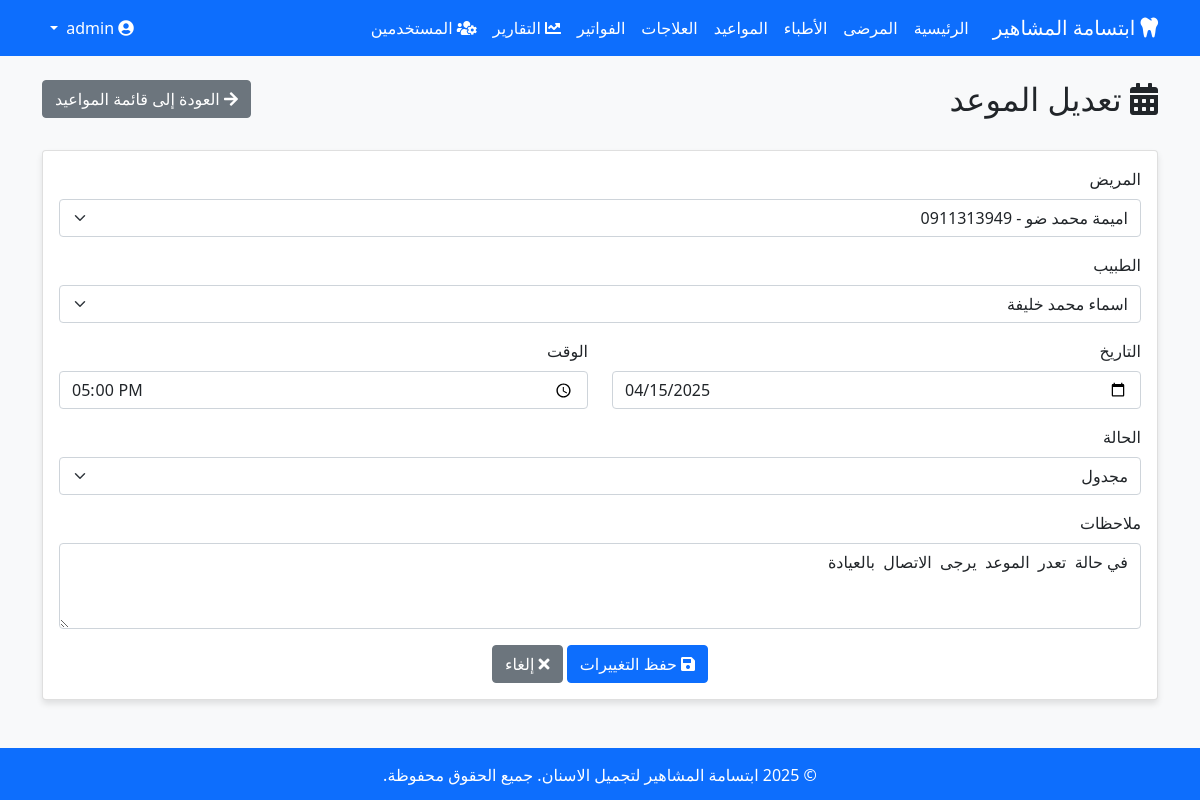
/appointments/edit/3 (signed in), run on the app's committed database.
### models.py (models this page shows)
class Appointment(db.Model):
    id = db.Column(db.Integer, primary_key=True)
    patient_id = db.Column(db.Integer, db.ForeignKey('patient.id'), nullable=False)
    doctor_id = db.Column(db.Integer, db.ForeignKey('doctor.id'), nullable=False)
    date = db.Column(db.Date, nullable=False)
    time = db.Column(db.Time, nullable=False)
    notes = db.Column(db.Text)
    status = db.Column(db.String(20), default='scheduled')  # scheduled, completed, cancelled
    created_at = db.Column(db.DateTime, default=datetime.utcnow)

class Patient(db.Model):
    id = db.Column(db.Integer, primary_key=True)
    name = db.Column(db.String(100), nullable=False)
    phone = db.Column(db.String(20), nullable=False)
    address = db.Column(db.String(200))
    created_at = db.Column(db.DateTime, default=datetime.utcnow)
    appointments = db.relationship('Appointment', backref='patient', lazy=True)
    invoices = db.relationship('Invoice', backref='patient', lazy=True)

class Doctor(db.Model):
    id = db.Column(db.Integer, primary_key=True)
    name = db.Column(db.String(100), nullable=False)
    phone = db.Column(db.String(20), nullable=False)
    address = db.Column(db.String(200))
    created_at = db.Column(db.DateTime, default=datetime.utcnow)
    appointments = db.relationship('Appointment', backref='doctor', lazy=True)

### app.py (the view, shortened to what this page needs)
@app.route('/appointments/edit/<int:id>', methods=['GET', 'POST'])
@permission_required('edit_appointment')
def edit_appointment(id):
    appointment = Appointment.query.get_or_404(id)
    patients = Patient.query.all()
    doctors = Doctor.query.all()
    return render_template('edit_appointment.html', appointment=appointment, patients=patients, doctors=doctors)

### app.py (called while the page is built)
@app.before_request
def check_login():
    public_endpoints = ['login', 'static']
    if not current_user.is_authenticated and request.endpoint not in public_endpoints:
        return redirect(url_for('login'))

@login_manager.user_loader
def load_user(user_id):
    return User.query.get(int(user_id))

def permission_required(permission):
    def decorator(f):
        @functools.wraps(f)
        def decorated_function(*args, **kwargs):
            if not current_user.is_authenticated:
                return redirect(url_for('login'))
            if not current_user.has_permission(permission):
                flash('ليس لديك صلاحية للوصول إلى هذه الصفحة', 'danger')
                return redirect(url_for('index'))
            return f(*args, **kwargs)
        return decorated_function
    return decorator

### models.py (called while the page is built)
    def has_permission(self, permission_name):
        for role_permission in self.role.permissions:
            if role_permission.permission.name == permission_name:
                return True
        return False

### templates/edit_appointment.html (shortened to what this page needs)
{% extends 'base.html' %}
{% block content %}
<div class="row mb-4">
    <div class="col-md-8">
        <h2><i class="fas fa-calendar-alt"></i> تعديل الموعد</h2>
    </div>
    <div class="col-md-4 text-end">
        <a href="{{ url_for('appointments') }}" class="btn btn-secondary">
            <i class="fas fa-arrow-right"></i> العودة إلى قائمة المواعيد
        </a>
    </div>
</div>
<div class="card">
    <div class="card-body">
        <form method="POST" action="{{ url_for('edit_appointment', id=appointment.id) }}">
            <div class="mb-3">
                <label for="patient_id" class="form-label">المريض</label>
                <select class="form-select" id="patient_id" name="patient_id" required>
                    {% for patient in patients %}
                    <option value="{{ patient.id }}" {% if patient.id == appointment.patient_id %}selected{% endif %}>
                        {{ patient.name }} - {{ patient.phone }}
                    </option>
                    {% endfor %}
                </select>
            </div>
            <div class="mb-3">
                <label for="doctor_id" class="form-label">الطبيب</label>
                <select class="form-select" id="doctor_id" name="doctor_id" required>
                    {% for doctor in doctors %}
                    <option value="{{ doctor.id }}" {% if doctor.id == appointment.doctor_id %}selected{% endif %}>
                        {{ doctor.name }}
                    </option>
                    {% endfor %}
                </select>
            </div>
            <div class="row">
                <div class="col-md-6 mb-3">
                    <label for="date" class="form-label">التاريخ</label>
                    <input type="date" class="form-control" id="date" name="date" value="{{ appointment.date.strftime('%Y-%m-%d') }}" required>
                </div>
                <div class="col-md-6 mb-3">
                    <label for="time" class="form-label">الوقت</label>
                    <input type="time" class="form-control" id="time" name="time" value="{{ appointment.time.strftime('%H:%M') }}" required>
                </div>
            </div>
            <div class="mb-3">
                <label for="status" class="form-label">الحالة</label>
                <select class="form-select" id="status" name="status" required>
                    <option value="scheduled" {% if appointment.status == 'scheduled' %}selected{% endif %}>مجدول</option>
                </select>
            </div>
            <div class="mb-3">
                <label for="notes" class="form-label">ملاحظات</label>
                <textarea class="form-control" id="notes" name="notes" rows="3">{{ appointment.notes }}</textarea>
            </div>
            <div class="text-center">
                <button type="submit" class="btn btn-primary">
                    <i class="fas fa-save"></i> حفظ التغييرات
                </button>
                <a href="{{ url_for('appointments') }}" class="btn btn-secondary">
                    <i class="fas fa-times"></i> إلغاء
                </a>
            </div>
        </form>
    </div>
</div>
{% endblock %}

### templates/base.html (style rules this page uses)
body { font-family: 'Segoe UI', Tahoma, Geneva, Verdana, sans-serif; background-color: #f8f9fa; }
.card { margin-bottom: 20px; box-shadow: 0 4px 6px rgba(0, 0, 0, 0.1); }
.btn-primary { background-color: #0d6efd; border-color: #0d6efd; }

### data on the page
Appointment: patient_id "اميمة محمد ضو - 0911313949", doctor_id "اسماء محمد خليفة", date "04/15/2025", time "17:00", status "مجدول", notes "في حالة تعدر الموعد يرجى الاتصال بالعيادة"
